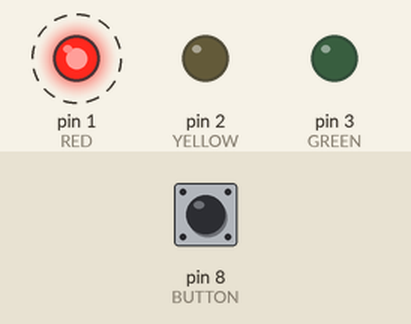
Recording of a sketch running on a simulated Arduino Uno, built with avr-gcc and run on an emulated ATmega328P. Shown: output pins drawn as LEDs (lit = HIGH). Dashed ring = blinking. The inputs (shaded band) are chosen by the test bench; at power-on: pin 8 (BUTTON) HIGH.

Above: at 3.3 s.
3.4 s: pin 8 (BUTTON) pulled LOW for 1.25 s
At 4.4 s:
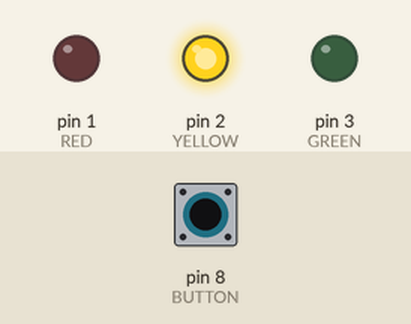
At 5.4 s:
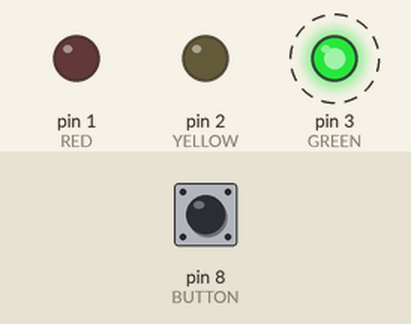
8.5 s: pin 8 (BUTTON) pulled LOW for 3.2 s
At 9.9 s:
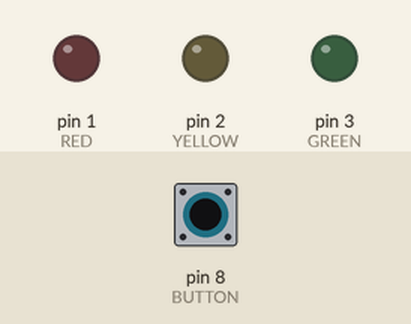
Timing chart, 0 to 19.2 s (numbered marks = the images above; inputs shaded):
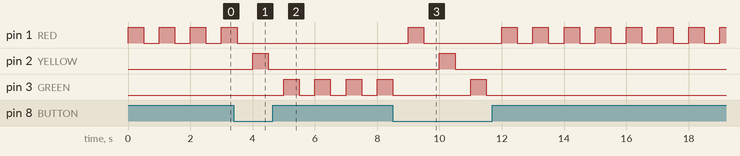

Measured:
- after the input at 3.4 s, pin 1 (RED): goes on until 3.5 s, then stays LOW; pin 2 (YELLOW): LOW → HIGH after 0.60 s, → LOW 0.50 s later; pin 3 (GREEN): alternates HIGH for 0.50 s and LOW for 0.50 s, starting after 1.6 s
- after the input at 8.5 s, pin 1 (RED): goes HIGH 0.50 s, LOW 2.5 s, 7 × (HIGH 0.50 s, LOW 0.50 s), then HIGH, starting after 0.50 s; pin 2 (YELLOW): LOW → HIGH after 1.5 s, → LOW 0.50 s later
- by itself, pin 1 (RED): alternates HIGH for 0.50 s and LOW for 0.50 s

The sketch:

ampel.ino
```cpp
#define RED 1
#define YELLOW 2
#define GREEN 3

#define BUTTON 8

int currentLed = RED;

void setup() {
  pinMode(RED, OUTPUT);
  pinMode(YELLOW, OUTPUT);
  pinMode(GREEN, OUTPUT);

  pinMode(BUTTON, INPUT_PULLUP);

  digitalWrite(RED, HIGH);
  digitalWrite(YELLOW, LOW);
  digitalWrite(GREEN, LOW);
}

void loop() {
  delay(500);

  if(digitalRead(BUTTON) == LOW){
    currentLed = currentLed < GREEN ? currentLed + 1 : RED;
  }

  digitalWrite(RED, LOW);
  digitalWrite(YELLOW, LOW);
  digitalWrite(GREEN, LOW);

  delay(500);

  digitalWrite(currentLed, HIGH);
}
```
